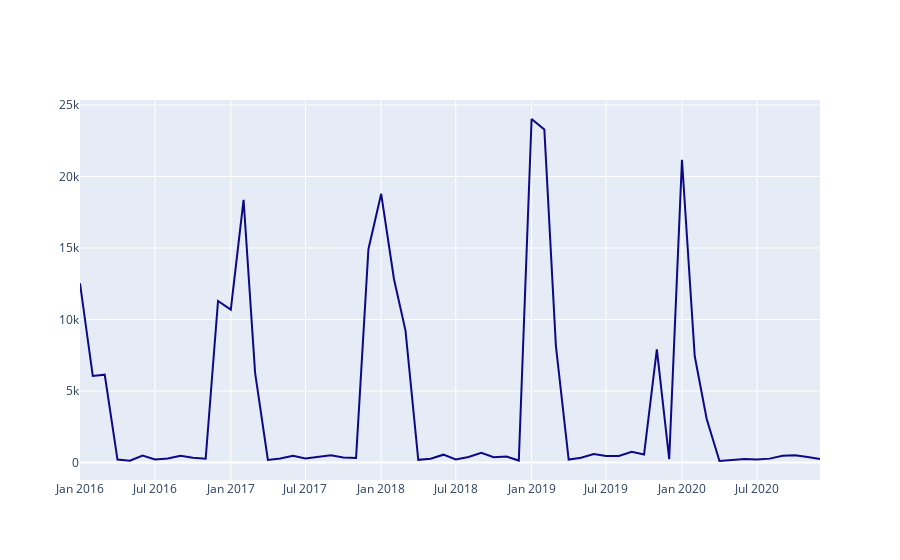

Notebook code for this chart:
### Code cell
data = df_remorquages_mtl.groupby(["date_year","date_yearMonth"])\
                        .agg({'DATE_ORIGINE':"count", 
                         'date_delta':'mean',
                         'distance':'mean',
                         'date_ori':'max', 
                         'date_des':'max'})\
                        .sort_values("DATE_ORIGINE",ascending=True).reset_index()

data = data.sort_values("date_yearMonth",ascending=True)
data = data[data.date_year>2015]

fig = go.Figure()

fig.add_trace(go.Scatter(x=data['date_yearMonth'], y=data['DATE_ORIGINE'], name="Montreral",
                             line=dict(color=px.colors.sequential.Plasma[0], width=2)))
fig.show()

### Figure 1 — Plotly figure (JSON) as saved in the notebook; plotly's stock layout.template omitted (floating-point values rounded to 4 significant figures)
{"data": [{"line": {"color": "#0d0887", "width": 2}, "name": "Montreral", "type": "scatter", "x": ["2016-01-01T00:00:00", "2016-02-01T00:00:00", "2016-03-01T00:00:00", "2016-04-01T00:00:00", "2016-05-01T00:00:00", "2016-06-01T00:00:00", "2016-07-01T00:00:00", "2016-08-01T00:00:00", "2016-09-01T00:00:00", "2016-10-01T00:00:00", "2016-11-01T00:00:00", "2016-12-01T00:00:00", "2017-01-01T00:00:00", "2017-02-01T00:00:00", "2017-03-01T00:00:00", "2017-04-01T00:00:00", "2017-05-01T00:00:00", "2017-06-01T00:00:00", "2017-07-01T00:00:00", "2017-08-01T00:00:00", "2017-09-01T00:00:00", "2017-10-01T00:00:00", "2017-11-01T00:00:00", "2017-12-01T00:00:00", "2018-01-01T00:00:00", "2018-02-01T00:00:00", "2018-03-01T00:00:00", "2018-04-01T00:00:00", "2018-05-01T00:00:00", "2018-06-01T00:00:00", "2018-07-01T00:00:00", "2018-08-01T00:00:00", "2018-09-01T00:00:00", "2018-10-01T00:00:00", "2018-11-01T00:00:00", "2018-12-01T00:00:00", "2019-01-01T00:00:00", "2019-02-01T00:00:00", "2019-03-01T00:00:00", "2019-04-01T00:00:00", "2019-05-01T00:00:00", "2019-06-01T00:00:00", "2019-07-01T00:00:00", "2019-08-01T00:00:00", "2019-09-01T00:00:00", "2019-10-01T00:00:00", "2019-11-01T00:00:00", "2019-12-01T00:00:00", "2020-01-01T00:00:00", "2020-02-01T00:00:00", "2020-03-01T00:00:00", "2020-04-01T00:00:00", "2020-05-01T00:00:00", "2020-06-01T00:00:00", "2020-07-01T00:00:00", "2020-08-01T00:00:00", "2020-09-01T00:00:00", "2020-10-01T00:00:00", "2020-11-01T00:00:00", "2020-12-01T00:00:00"], "y": [12532, 6055, 6144, 205, 121, 491, 213, 277, 473, 339, 265, 11292, 10686, 18371, 6265, 183, 276, 464, 282, 418, 510, 357, 312, 14911, 18787, 12830, 9228, 188, 264, 547, 213, 388, 675, 375, 417, 137, 24020, 23286, 8160, 202, 328, 593, 455, 462, 746, 560, 7913, 238, 21167, 7429, 3041, 105, 149, 247, 213, 271, 465, 499, 389, 245]}], "layout": {}}
